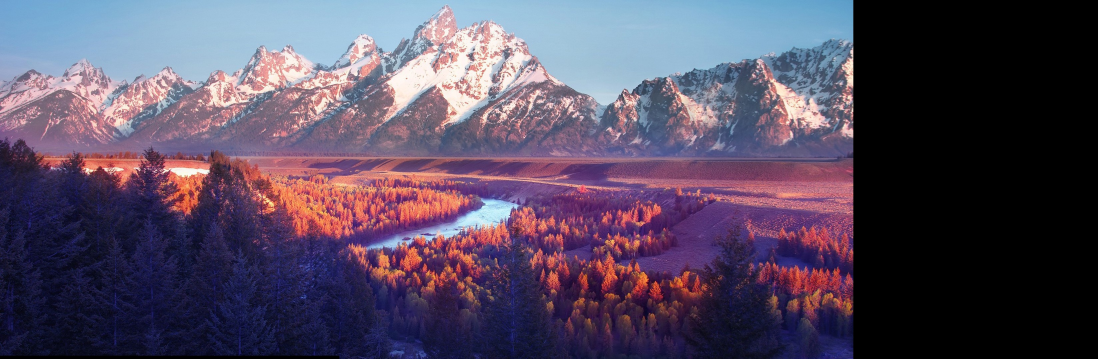
#> input picture Realtime_image_stitching/Panorama_image.jpg, 3294 x 1075 px (shown at 1/3 size)
$ python -i panorama.py   (imports and definitions only)
#> lines starting #> are read from the running program, lines starting #| are printed output that depends on the picture
import numpy as np
import imutils
import cv2


class Panaroma:

    def image_stitch(self, images, lowe_ratio=0.75, max_Threshold=4.0,match_status=False):

        (imageB, imageA) = images
        (KeypointsA, features_of_A) = self.Detect_Feature_And_KeyPoints(imageA)
        (KeypointsB, features_of_B) = self.Detect_Feature_And_KeyPoints(imageB)

        Values = self.matchKeypoints(KeypointsA, KeypointsB,features_of_A, features_of_B, lowe_ratio, max_Threshold)

        if Values is None:
            return None

        (matches, Homography, status) = Values
        result_image = self.getwarp_perspective(imageA,imageB,Homography)
        result_image[0:imageB.shape[0], 0:imageB.shape[1]] = imageB

        if match_status:
            vis = self.draw_Matches(imageA, imageB, KeypointsA, KeypointsB, matches,status)

            return (result_image, vis)

        return result_image

    # [54 lines left out: functions getwarp_perspective, Detect_Feature_And_KeyPoints, get_Allpossible_Match, All_validmatches, Compute_Homography, matchKeypoints, not called in this run]

    def get_image_dimension(self,image):
        (h,w) = image.shape[:2]
        return (h,w)

    # [23 lines left out: functions get_points, draw_Matches, not called in this run]

>>> import cv2
>>> picture = cv2.imread('Panorama_image.jpg', cv2.IMREAD_GRAYSCALE)
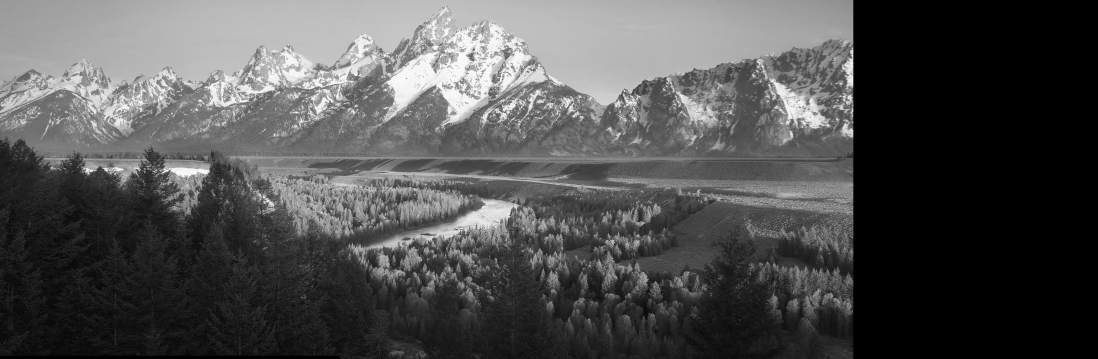
#> picture: shape (1075, 3294) (shown at 1/3 size); min 0, max 255, mean 80
>>> result = Panaroma().image_stitch(picture)
#> (the run stopped early here; a loop or call above may not have finished)

$ run again, on Realtime_image_stitching/image_1.jpg
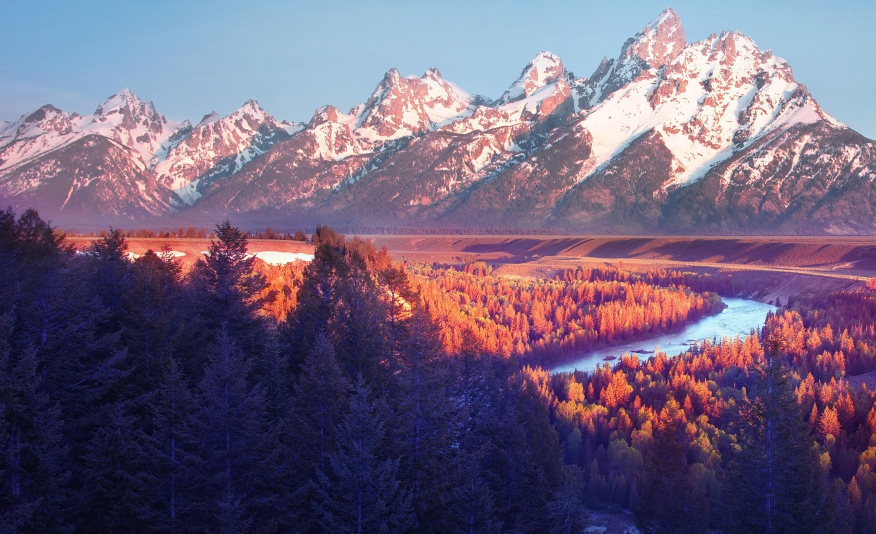
#> input picture Realtime_image_stitching/image_1.jpg, 1752 x 1067 px (shown at 1/2 size)
#> `picture = cv2.imread('Panorama_image.jpg', cv2.IMREAD_GRAYSCALE)`:
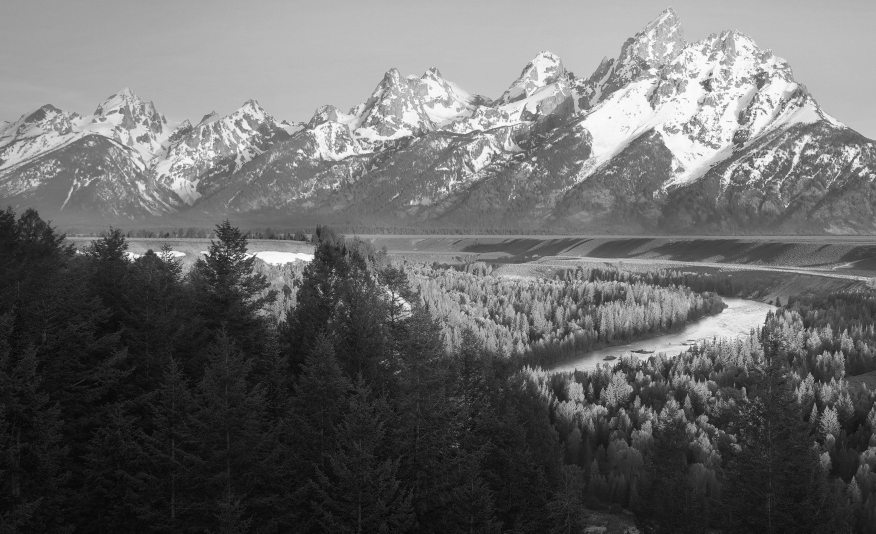
#> picture: shape (1067, 1752) (shown at 1/2 size); min 0, max 255, mean 104.9

$ run again, on Realtime_image_stitching/image_2.jpg
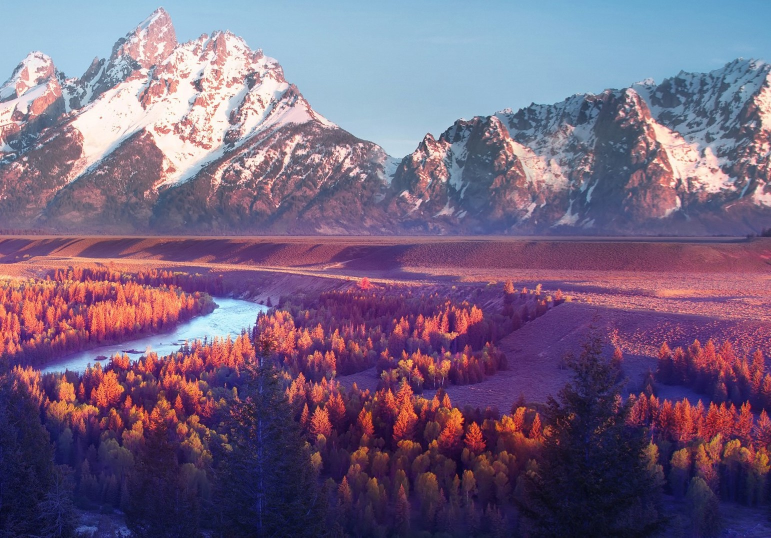
#> input picture Realtime_image_stitching/image_2.jpg, 1542 x 1075 px (shown at 1/2 size)
#> `picture = cv2.imread('Panorama_image.jpg', cv2.IMREAD_GRAYSCALE)`:
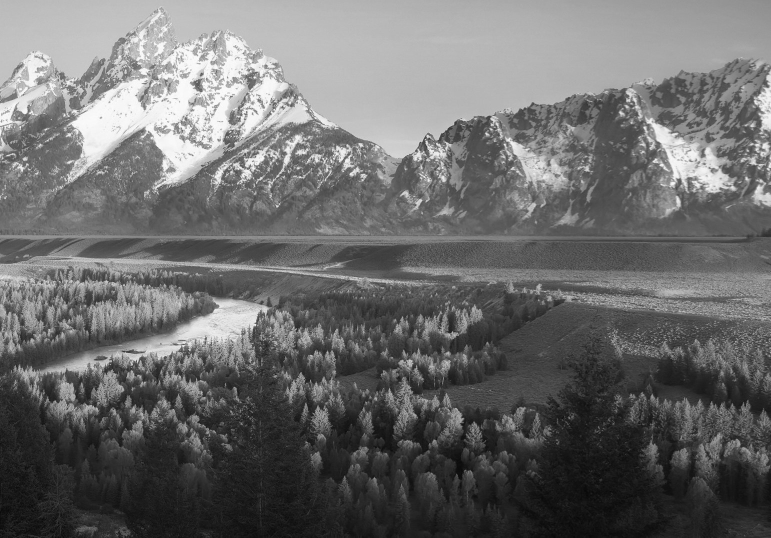
#> picture: shape (1075, 1542) (shown at 1/2 size); min 0, max 255, mean 108

$ run again, on Realtime_image_stitching/left_cam.JPG
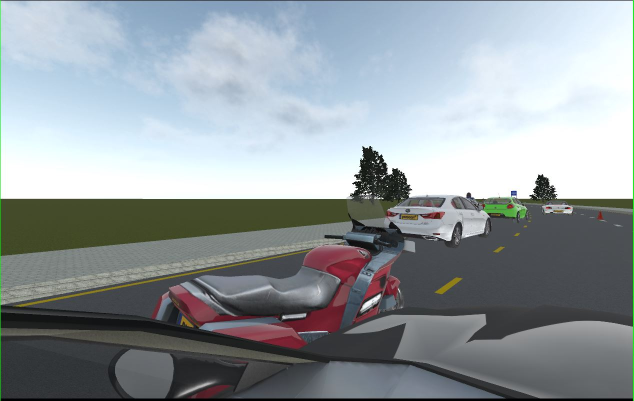
#> input picture Realtime_image_stitching/left_cam.JPG, 1267 x 801 px (shown at 1/2 size)
#> `picture = cv2.imread('Panorama_image.jpg', cv2.IMREAD_GRAYSCALE)`:
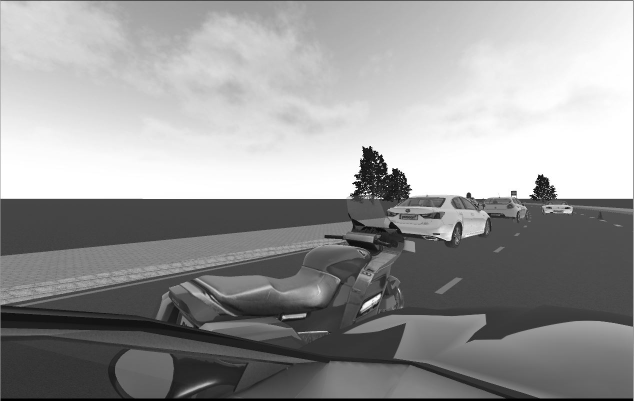
#> picture: shape (801, 1267) (shown at 1/2 size); min 0, max 255, mean 152.3
